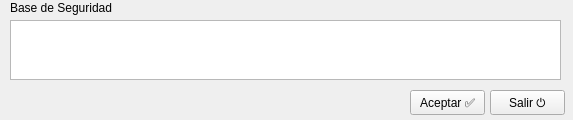
<?xml version="1.0" encoding="UTF-8"?>
<ui version="4.0">
 <class>Form</class>
 <widget class="QWidget" name="Form">
  <property name="windowModality">
   <enum>Qt::ApplicationModal</enum>
  </property>
  <property name="geometry">
   <rect>
    <x>0</x>
    <y>0</y>
    <width>573</width>
    <height>120</height>
   </rect>
  </property>
  <property name="windowTitle">
   <string>Configuración</string>
  </property>
  <property name="inputMethodHints">
   <set>Qt::ImhNone</set>
  </property>
  <widget class="QPushButton" name="cmdAceptar">
   <property name="geometry">
    <rect>
     <x>410</x>
     <y>90</y>
     <width>75</width>
     <height>25</height>
    </rect>
   </property>
   <property name="text">
    <string>Aceptar ✅</string>
   </property>
   <property name="shortcut">
    <string>Return</string>
   </property>
  </widget>
  <widget class="QPushButton" name="cmdSalir">
   <property name="geometry">
    <rect>
     <x>490</x>
     <y>90</y>
     <width>75</width>
     <height>25</height>
    </rect>
   </property>
   <property name="text">
    <string>Salir ⏻</string>
   </property>
   <property name="shortcut">
    <string>Esc</string>
   </property>
  </widget>
  <widget class="QCheckBox" name="chkCombinados">
   <property name="geometry">
    <rect>
     <x>0</x>
     <y>210</y>
     <width>140</width>
     <height>20</height>
    </rect>
   </property>
   <property name="text">
    <string>TI + TV Combinados</string>
   </property>
  </widget>
  <widget class="QComboBox" name="cmbMontaje">
   <property name="geometry">
    <rect>
     <x>80</x>
     <y>180</y>
     <width>160</width>
     <height>22</height>
    </rect>
   </property>
  </widget>
  <widget class="QLabel" name="lbl_parametro2_3">
   <property name="geometry">
    <rect>
     <x>0</x>
     <y>183</y>
     <width>80</width>
     <height>16</height>
    </rect>
   </property>
   <property name="text">
    <string>Montaje</string>
   </property>
  </widget>
  <widget class="QLabel" name="label_12">
   <property name="geometry">
    <rect>
     <x>0</x>
     <y>240</y>
     <width>90</width>
     <height>13</height>
    </rect>
   </property>
   <property name="text">
    <string>Path Local</string>
   </property>
  </widget>
  <widget class="QLabel" name="label_11">
   <property name="geometry">
    <rect>
     <x>10</x>
     <y>0</y>
     <width>111</width>
     <height>16</height>
    </rect>
   </property>
   <property name="text">
    <string>Base de Seguridad</string>
   </property>
  </widget>
  <widget class="QLineEdit" name="txtPath">
   <property name="geometry">
    <rect>
     <x>0</x>
     <y>260</y>
     <width>551</width>
     <height>20</height>
    </rect>
   </property>
   <property name="text">
    <string/>
   </property>
  </widget>
  <widget class="QTextEdit" name="txtConexion">
   <property name="geometry">
    <rect>
     <x>10</x>
     <y>20</y>
     <width>551</width>
     <height>60</height>
    </rect>
   </property>
  </widget>
 </widget>
 <resources/>
 <connections/>
</ui>
